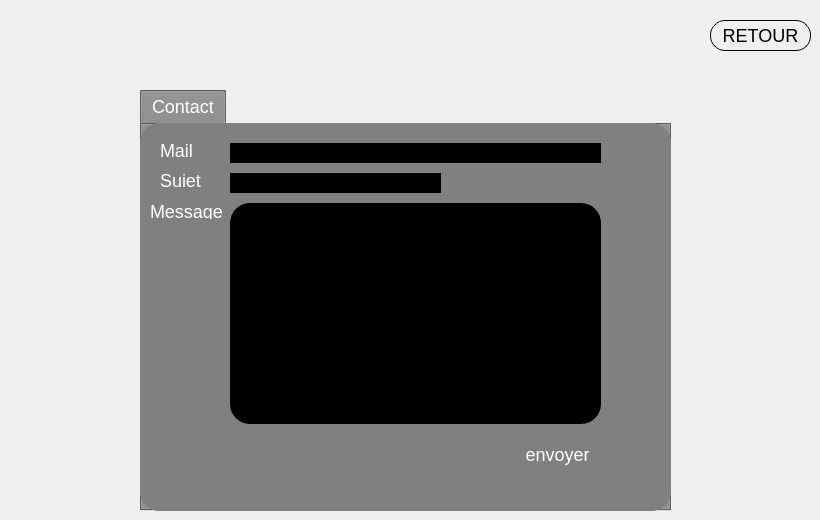
    <widget class="QWidget" name="facture_mailing">
     <widget class="QTabWidget" name="tabWidget">
      <property name="geometry">
       <rect>
        <x>140</x>
        <y>90</y>
        <width>531</width>
        <height>421</height>
       </rect>
      </property>
      <property name="font">
       <font>
        <family>MS Shell Dlg 2</family>
        <pointsize>-1</pointsize>
        <weight>50</weight>
        <italic>false</italic>
        <bold>false</bold>
        <underline>false</underline>
       </font>
      </property>
      <property name="styleSheet">
       <string notr="true">background-color :  #808080	; 
border-radius : 20px;




    
    color: #FFFFFF
; 
    font-size: 18px;</string>
      </property>
      <property name="currentIndex">
       <number>0</number>
      </property>
      <widget class="QWidget" name="tab_2">
       <attribute name="title">
        <string>Contact</string>
       </attribute>
       <widget class="QLabel" name="label_14">
        <property name="geometry">
         <rect>
          <x>20</x>
          <y>50</y>
          <width>47</width>
          <height>14</height>
         </rect>
        </property>
        <property name="text">
         <string>Sujet</string>
        </property>
       </widget>
       <widget class="QTextEdit" name="textEdit_2">
        <property name="geometry">
         <rect>
          <x>90</x>
          <y>80</y>
          <width>371</width>
          <height>221</height>
         </rect>
        </property>
        <property name="styleSheet">
         <string notr="true">background-color :  #000000; 
</string>
        </property>
       </widget>
       <widget class="QLabel" name="label_15">
        <property name="geometry">
         <rect>
          <x>10</x>
          <y>80</y>
          <width>81</width>
          <height>16</height>
         </rect>
        </property>
        <property name="text">
         <string>Message</string>
        </property>
       </widget>
       <widget class="QLabel" name="label_16">
        <property name="geometry">
         <rect>
          <x>20</x>
          <y>20</y>
          <width>47</width>
          <height>14</height>
         </rect>
        </property>
        <property name="text">
         <string>Mail</string>
        </property>
       </widget>
       <widget class="QLineEdit" name="lineEdit_11">
        <property name="geometry">
         <rect>
          <x>90</x>
          <y>50</y>
          <width>211</width>
          <height>20</height>
         </rect>
        </property>
        <property name="styleSheet">
         <string notr="true">background-color :  #000000; 
</string>
        </property>
       </widget>
       <widget class="QLineEdit" name="lineEdit_12">
        <property name="geometry">
         <rect>
          <x>90</x>
          <y>20</y>
          <width>371</width>
          <height>20</height>
         </rect>
        </property>
        <property name="styleSheet">
         <string notr="true">background-color :  #000000; 
</string>
        </property>
       </widget>
       <widget class="QPushButton" name="envoyer_2">
        <property name="geometry">
         <rect>
          <x>380</x>
          <y>320</y>
          <width>75</width>
          <height>23</height>
         </rect>
        </property>
        <property name="text">
         <string>envoyer</string>
        </property>
       </widget>
      </widget>
     </widget>
     <widget class="QPushButton" name="retour">
      <property name="geometry">
       <rect>
        <x>710</x>
        <y>20</y>
        <width>101</width>
        <height>31</height>
       </rect>
      </property>
      <property name="styleSheet">
       <string notr="true">  border: 1px solid black;
    border-radius: 15px;
    color: solid black; 
    font-size: 18px;</string>
      </property>
      <property name="text">
       <string>RETOUR</string>
      </property>
     </widget>
    </widget>
